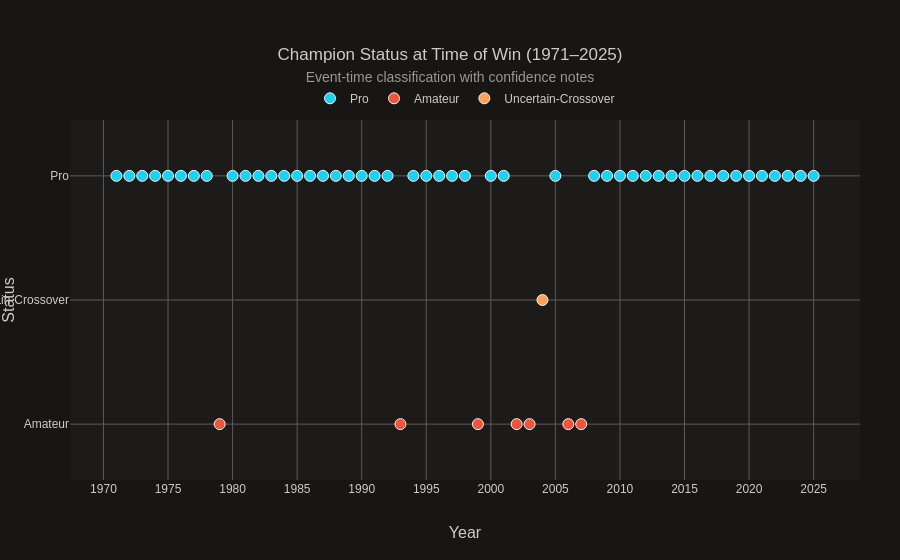

Write notebook code for a chart like this one.
### Markdown cell above
## Figure 4: Champion Status Timeline

### Code cell
status_colors = {"Pro": "#19D3F3", "Amateur": "#EF553B", "Uncertain-Crossover": "#FFA15A"}
status_to_y = {"Amateur": 0, "Uncertain-Crossover": 1, "Pro": 2}
champion_plot = champion_labels.copy()
champion_plot["y"] = champion_plot["status_at_event"].map(status_to_y)

fig4 = go.Figure()

for status in ["Pro", "Amateur", "Uncertain-Crossover"]:
    sub = champion_plot[champion_plot["status_at_event"] == status]
    fig4.add_trace(go.Scatter(
        x=sub["year"],
        y=sub["y"],
        mode="markers",
        name=status,
        marker=dict(size=11, color=status_colors[status], line=dict(width=1, color="#f0f0f0")),
        text=sub["player_name"],
        customdata=np.stack([sub["confidence"], sub["status_basis"], sub["evidence_note"]], axis=-1),
        hovertemplate=(
            "<b>%{text}</b><br>"
            "Year: %{x}<br>"
            "Status: " + status + "<br>"
            "Confidence: %{customdata[0]}<br>"
            "Basis: %{customdata[1]}<br>"
            "Note: %{customdata[2]}<extra></extra>"
        )
    ))

fig4.update_layout(
    title=dict(
        text="Champion Status at Time of Win (1971–2025)<br>"
             "<span style='font-size:14px;font-weight:normal;color:#9a9896;'>"
             "Event-time classification with confidence notes</span>"
    ),
    legend=dict(orientation="h", yanchor="bottom", y=1.02, xanchor="center", x=0.5)
)

fig4.update_xaxes(title_text="Year", dtick=5)
fig4.update_yaxes(
    title_text="Status",
    tickmode="array",
    tickvals=[0, 1, 2],
    ticktext=["Amateur", "Uncertain-Crossover", "Pro"],
    range=[-0.45, 2.45]
)
fig4.write_html(CHARTS / "champion_status_timeline.html", include_plotlyjs="cdn")
fig4.show()

### Figure 1 — Plotly figure (JSON) as saved in the notebook; plotly's stock layout.template omitted (floating-point values rounded to 4 significant figures; data arrays with more than 128 entries replaced by an {"elided": "..."} marker saying what was removed)
{"data": [{"customdata": {"elided": "47x3 str values"}, "hovertemplate": "<b>%{text}</b><br>Year: %{x}<br>Status: Pro<br>Confidence: %{customdata[0]}<br>Basis: %{customdata[1]}<br>Note: %{customdata[2]}<extra></extra>", "marker": {"color": "#19D3F3", "line": {"color": "#f0f0f0", "width": 1}, "size": 11}, "mode": "markers", "name": "Pro", "text": ["Johnny Moss", "Amarillo Slim Preston", "Puggy Pearson", "Johnny Moss", "Bryan Roberts", "Doyle Brunson", "Doyle Brunson", "Bobby Baldwin", "Stu Ungar", "Stu Ungar", "Jack Straus", "Tom McEvoy", "Jack Keller", "Bill Smith", "Berry Johnston", "Johnny Chan", "Johnny Chan", "Phil Hellmuth", "Mansour Matloubi", "Brad Daugherty", "Hamid Dastmalchi", "Russ Hamilton", "Dan Harrington", "Huck Seed", "Stu Ungar", "Scotty Nguyen", "Chris Ferguson", "Carlos Mortensen", "Joe Hachem", "Peter Eastgate", "Joe Cada", "Jonathan Duhamel", "Pius Heinz", "Greg Merson", "Ryan Riess", "Martin Jacobson", "Joe McKeehen", "Qui Nguyen", "Scott Blumstein", "John Cynn", "Hossein Ensan", "Damian Salas", "Koray Aldemir", "Espen Jorstad", "Daniel Weinman", "Jonathan Tamayo", "Michael Mizrachi"], "type": "scatter", "x": [1971, 1972, 1973, 1974, 1975, 1976, 1977, 1978, 1980, 1981, 1982, 1983, 1984, 1985, 1986, 1987, 1988, 1989, 1990, 1991, 1992, 1994, 1995, 1996, 1997, 1998, 2000, 2001, 2005, 2008, 2009, 2010, 2011, 2012, 2013, 2014, 2015, 2016, 2017, 2018, 2019, 2020, 2021, 2022, 2023, 2024, 2025], "y": [2, 2, 2, 2, 2, 2, 2, 2, 2, 2, 2, 2, 2, 2, 2, 2, 2, 2, 2, 2, 2, 2, 2, 2, 2, 2, 2, 2, 2, 2, 2, 2, 2, 2, 2, 2, 2, 2, 2, 2, 2, 2, 2, 2, 2, 2, 2]}, {"customdata": [["High", "first widely recognized amateur champion", "Known as the first amateur to win the WSOP Main Event."], ["Medium", "cotton farmer / serious amateur", "Non-poker primary occupation with substantial prior Main Event experience; kept amateur but sensitivity-tested."], ["Medium", "businessman / non-poker primary career", "Businessman and serious player, but not classified as career poker pro at event time."], ["High", "investment banker / non-poker primary career", "Event-time identity was non-poker primary career rather than established poker pro."], ["High", "recreational player / accountant / satellite qualifier", "The classic amateur boom case; later fame should not retroactively change the event-time tag."], ["High", "television producer / non-poker primary career", "Event-time identity was TV producer with poker experience, not career poker pro."], ["High", "psychologist/social worker / satellite qualifier", "Non-poker primary occupation and satellite-qualified amateur profile."]], "hovertemplate": "<b>%{text}</b><br>Year: %{x}<br>Status: Amateur<br>Confidence: %{customdata[0]}<br>Basis: %{customdata[1]}<br>Note: %{customdata[2]}<extra></extra>", "marker": {"color": "#EF553B", "line": {"color": "#f0f0f0", "width": 1}, "size": 11}, "mode": "markers", "name": "Amateur", "text": ["Hal Fowler", "Jim Bechtel", "Noel Furlong", "Robert Varkonyi", "Chris Moneymaker", "Jamie Gold", "Jerry Yang"], "type": "scatter", "x": [1979, 1993, 1999, 2002, 2003, 2006, 2007], "y": [0, 0, 0, 0, 0, 0, 0]}, {"customdata": [["Low", "patent attorney plus serious poker player", "Mixed event-time identity: non-poker profession but serious player who became clearly professional afterward."]], "hovertemplate": "<b>%{text}</b><br>Year: %{x}<br>Status: Uncertain-Crossover<br>Confidence: %{customdata[0]}<br>Basis: %{customdata[1]}<br>Note: %{customdata[2]}<extra></extra>", "marker": {"color": "#FFA15A", "line": {"color": "#f0f0f0", "width": 1}, "size": 11}, "mode": "markers", "name": "Uncertain-Crossover", "text": ["Greg Raymer"], "type": "scatter", "x": [2004], "y": [1]}], "layout": {"legend": {"orientation": "h", "x": 0.5, "xanchor": "center", "y": 1.02, "yanchor": "bottom"}, "title": {"text": "Champion Status at Time of Win (1971–2025)<br><span style='font-size:14px;font-weight:normal;color:#9a9896;'>Event-time classification with confidence notes</span>"}, "xaxis": {"dtick": 5, "title": {"text": "Year"}}, "yaxis": {"range": [-0.45, 2.45], "tickmode": "array", "ticktext": ["Amateur", "Uncertain-Crossover", "Pro"], "tickvals": [0, 1, 2], "title": {"text": "Status"}}}}
